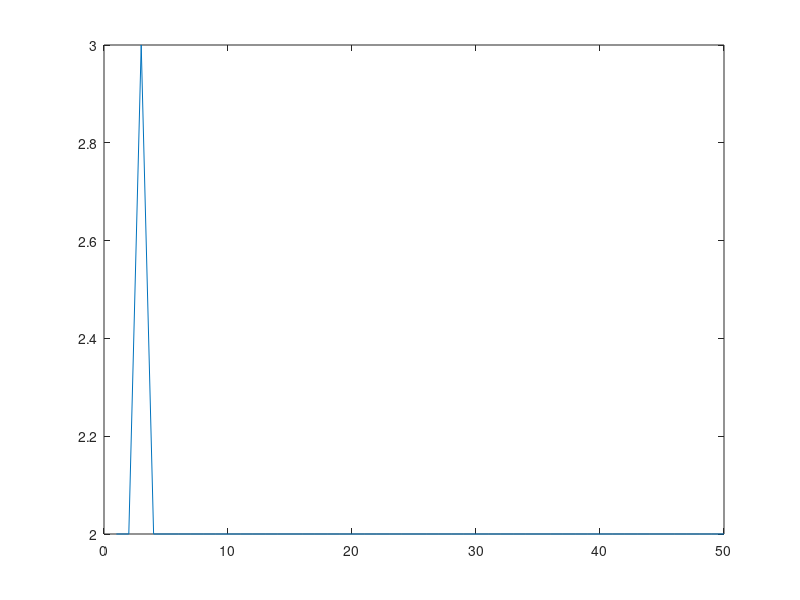

Source code (MATLAB):
clc;
clear;

x = [0 0 1 1; 0 1 0 1];
y = [1 0 0 1];
y1 = [0 0 1 0];
y2 = [0 1 0 0];
w1 = [0 0;0 0];
w2 = [0 0];
b = [0 0];
alpha = 0.1;
theta = 0.5;
iter = 50;
for k = 1:iter
     for i = 1:size(x, 2)
        p(i) = b(1) + w1(1, 1)*x(1,i) + w1(1, 2)*x(2,i);
        q(i) = b(1) + w1(2, 1)*x(1,i) + w1(2, 2)*x(2,i);
        yp1(i) = (p(i) >= theta);
        yp2(i) = (q(i) >= theta);
        if (yp1(i) ~= y1(i))
            for j = 1:2
                w1(1, j) = w1(1, j) + alpha*y1(i)*x(j,i);
            end
            b(1) = b(1) + alpha*y1(i);
        end
        if (yp2(i) ~= y2(i))
            for j = 1:2
            w1(2,j) = w1(2,j) + alpha*y2(i)*x(j,i);
            end
            b(1) = b(1) + alpha*y2(i);
        end
        r(i) = b(2) + w2(1)*y1(i) + w2(2)*y2(i);
        h(i) = (r(i) >= theta);
        if (h(i) ~= y(i))
            for j = 1:2
                w2(j) = w2(j) + alpha*y(i)*y1(i);
            end
            b(2) = b(2) + alpha*y(i);
        end
     end
     e(k) = sum((y-h).^2);
end
plot(e)